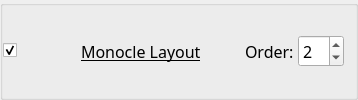
        <widget class="QGroupBox" name="GB_2_MonocleLayout">
         <property name="sizePolicy">
          <sizepolicy hsizetype="Preferred" vsizetype="Maximum">
           <horstretch>0</horstretch>
           <verstretch>0</verstretch>
          </sizepolicy>
         </property>
         <property name="title">
          <string/>
         </property>
         <property name="flat">
          <bool>true</bool>
         </property>
         <layout class="QGridLayout" name="gridLayout_3">
          <property name="leftMargin">
           <number>0</number>
          </property>
          <property name="horizontalSpacing">
           <number>4</number>
          </property>
          <item row="0" column="0">
           <widget class="QCheckBox" name="kcfg_monocleLayoutEnabled">
            <property name="accessibleName">
             <string>Monocle Layout</string>
            </property>
            <property name="checked">
             <bool>true</bool>
            </property>
           </widget>
          </item>
          <item row="0" column="1">
           <widget class="QToolButton" name="monocleLayoutPictogram">
            <property name="icon">
             <iconset theme="krohnkite-layout-monocle"/>
            </property>
            <property name="iconSize">
             <size><width>48</width><height>32</height></size>
            </property>
            <property name="minimumSize">
             <size><width>56</width><height>40</height></size>
            </property>
            <property name="maximumSize">
             <size><width>56</width><height>40</height></size>
            </property>
            <property name="autoRaise"><bool>true</bool></property>
            <property name="focusPolicy"><enum>Qt::FocusPolicy::NoFocus</enum></property>
            <property name="accessibleName"><string>Monocle Layout preview</string></property>
            <property name="styleSheet">
             <string notr="true">QToolButton { border: none; background: transparent; } QToolButton:hover { border: none; background: transparent; } QToolButton:pressed { border: none; background: transparent; }</string>
            </property>
           </widget>
          </item>
          <property name="topMargin">
           <number>0</number>
          </property>
          <property name="bottomMargin">
           <number>0</number>
          </property>
          <property name="verticalSpacing">
           <number>0</number>
          </property>
          <item row="0" column="5">
           <widget class="QSpinBox" name="kcfg_monocleLayoutOrder">
            <property name="font">
             <font>
              <family>Noto Sans</family>
              <pointsize>12</pointsize>
              <italic>false</italic>
              <bold>false</bold>
              <underline>false</underline>
             </font>
            </property>
            <property name="toolTip">
             <string>Order in layout rotation</string>
            </property>
            <property name="minimum">
             <number>1</number>
            </property>
            <property name="maximum">
             <number>13</number>
            </property>
            <property name="value">
             <number>2</number>
            </property>
           </widget>
          </item>
          <item row="0" column="3">
           <spacer name="horizontalSpacer_17">
            <property name="orientation">
             <enum>Qt::Orientation::Horizontal</enum>
            </property>
            <property name="sizeHint" stdset="0">
             <size>
              <width>40</width>
              <height>20</height>
             </size>
            </property>
           </spacer>
          </item>
          <item row="0" column="4">
           <widget class="QLabel" name="label_46">
            <property name="font">
             <font>
              <family>Noto Sans</family>
              <pointsize>12</pointsize>
              <italic>false</italic>
              <bold>false</bold>
              <underline>false</underline>
             </font>
            </property>
            <property name="text">
             <string>Order:</string>
            </property>
           </widget>
          </item>
          <item row="0" column="2">
           <widget class="QLabel" name="label_36">
            <property name="font">
             <font>
              <family>Noto Sans</family>
              <pointsize>12</pointsize>
              <italic>false</italic>
              <bold>false</bold>
              <underline>true</underline>
             </font>
            </property>
            <property name="text">
             <string>Monocle Layout</string>
            </property>
            <property name="margin">
             <number>0</number>
            </property>
            <property name="buddy">
             <cstring>kcfg_monocleLayoutEnabled</cstring>
            </property>
           </widget>
          </item>
          </layout>
        </widget>
